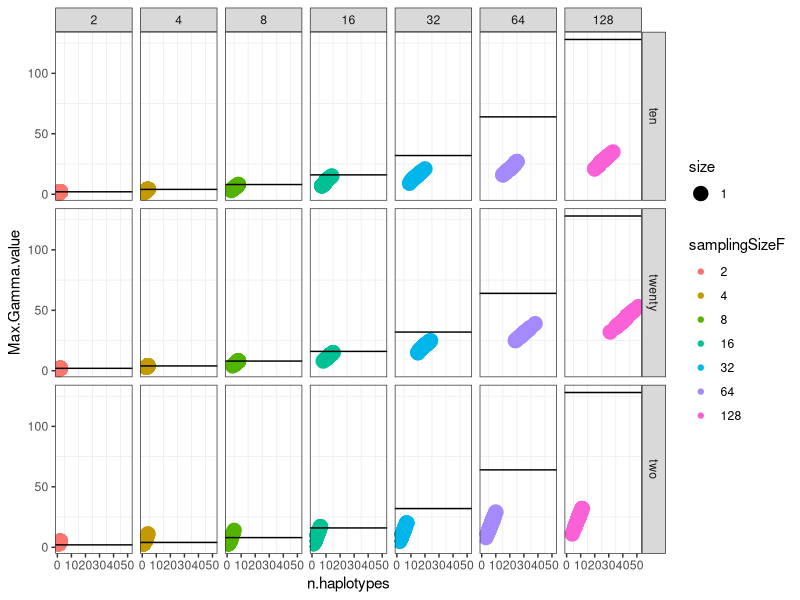
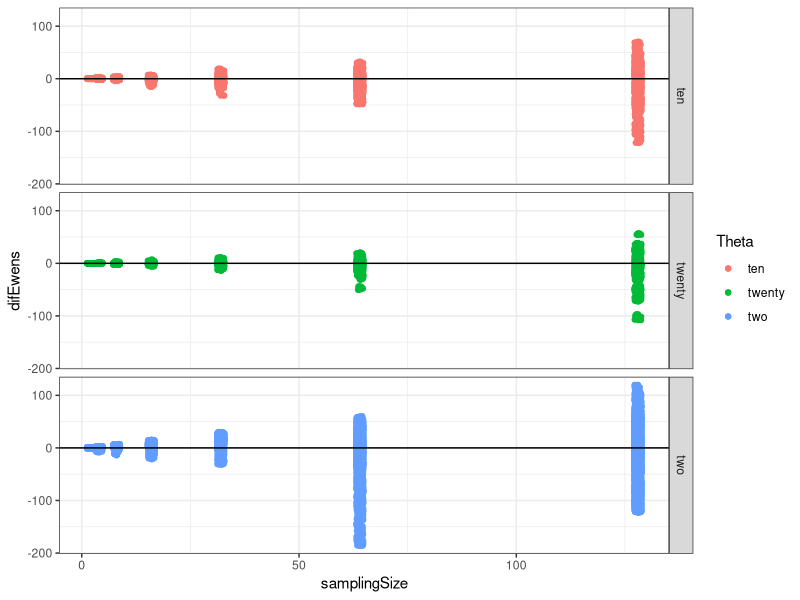

The R source for these figures, in order: (Note: this script raises an error after producing the figures.)
## ---- chunk 1
setwd("~/GitHub/QuBar")

#install.packages("ggplot2")
library(ggplot2)

# now we have the dataframe "gammaData_13jul" with all the updated gamma values 
fullgammaData<-read.csv("gammaData_13Jul.csv",header=T) 
#JOHN: this one is the updated file after your new twist on gamma, I deleted the other one

# taking out data with growth
gammaData<-subset(fullgammaData,fullgammaData$Growth=="no")
droplevels(gammaData)->gammaData

# making factors for the ggplot2 plots
factor(gammaData$samplingSize,levels=c(2,4,8,16,32,64,128))->gammaData$samplingSizeF

# subsetting small sampling sizes to see better what happen there
#minigamma<-gammaData[gammaData$samplingSize<33,]

# plotting with ggplot, need to fix legends
#http://www.cookbook-r.com/Graphs/Legends_(ggplot2)/
# Fig X2a
#ggplot(gammaData, aes(x = samplingSize,y=Max.Gamma.value,fill=Theta,color=Theta)) + theme_bw()+geom_point()+geom_abline()+xlab("simulated sampling size") + ylab("predicted sampling size") 

# Fig X2b
# thinking how to plot the subset of samples sizes where gamma works a little bit better....
#ggplot(minigamma, aes(x = samplingSizeF,y=Max.Gamma.value,fill=Theta,color=Theta)) + theme_bw()+ geom_boxplot(aes(fill=Theta)) + ylim(0,20) + xlab("simulated sampling size") + ylab("predicted sampling size")

#JOHN, trying something different below
fig3<-ggplot(gammaData, aes(x = n.haplotypes,y=Max.Gamma.value,color=samplingSizeF,size=1)) + theme_bw()+geom_point()+facet_grid(Theta~samplingSizeF) 
fig3 + geom_hline(aes(yintercept = 2), subset(gammaData,samplingSize==2))+ geom_hline(aes(yintercept = 4), subset(gammaData,samplingSize==4))+ geom_hline(aes(yintercept = 8), subset(gammaData,samplingSize==8))+ geom_hline(aes(yintercept = 16), subset(gammaData,samplingSize==16))+ geom_hline(aes(yintercept = 32), subset(gammaData,samplingSize==32))+ geom_hline(aes(yintercept = 64), subset(gammaData,samplingSize==64))+ geom_hline(aes(yintercept = 128), subset(gammaData,samplingSize==128))+theme(panel.grid.major = element_blank())

# to put different ablines in different facets we need to make a dataset, and this would be efficient but the order is all messed up so I had to figure out a not so efficient but working way ;)
#hline.data <- data.frame(z = c(2,4,8,16,32,64,128),samplingSizeF = c(2,4,8,16,32,64,128))
#fig3 + geom_hline(aes(yintercept = z), hline.data)
                                                                                                                                                                                  
## ---- chunk 2
library(ggplot2)

# -----observed data------
# load data of number of haplotypes
data <- read.csv("numberHaplotypes.csv",header=T)


# taking out data with growth
minidata <- subset(data,data$Growth == "no")
minidata[,-1] -> minidata
droplevels(minidata) -> minidata
row.names(minidata) <- NULL # cleaning row.names
#View(minidata)

# creating and id to merge later
myObMatrix <- as.matrix(minidata[,c("Theta","n.haplotypes")])
minidata$id <- apply(myObMatrix, 1, paste, collapse=" ")

# -----predicted data------
# load data of Ewens sampling theory
theory <- read.csv("dataSamplingTheory_21Ago2015.csv",header=T)

# round the expected number of haplotypes
round(theory$exp.haplotypes,0) -> theory$exp.round.hap

# create id to merge
myPredMatrix <- as.matrix(theory[,c("theta.df","exp.round.hap")])
theory$id <- apply(myPredMatrix, 1, paste, collapse=" ")
#View(theory)

#---- merge predicted with observed data-----
newdata <- merge(theory,minidata,by="id",all.y=T)
newdata[is.na(newdata$n.df),] # check NA's
newdata[complete.cases(newdata),]->newdata1

# calculate difference between Ewens n and the simulated n
newdata1$samplingSize-newdata1$n.df -> newdata1$difEwens

# check weird stuff
View(subset(newdata1,newdata1$Theta=='two'))

ggplot(newdata1, aes(x=samplingSize, y=difEwens,color=Theta)) + theme_bw()+geom_point()+geom_point(position = "jitter")+geom_hline(yintercept=0)+facet_grid(Theta~.) 

# ----ploting n vs haplotypes----

# to plot Ewens data
ewens <- ggplot(newdata1, aes(x=n.df, y=exp.round.hap,color=Theta)) + theme_bw()+geom_point()+geom_point(position = "jitter")+facet_grid(Theta~.) 

# to plot our data
sims <- ggplot(newdata1, aes(x=samplingSize, y=n.haplotypes,color=Theta)) + theme_bw()+geom_point()+geom_point(position = "jitter")+facet_grid(Theta~.)

# plot both together (I need to run the function from file first)
multiplot(ewens,sims)
## ---- chunk 3
library(ggplot2)
library(plyr)

# we have two types of data:
# "WakeleyData"" has the result of Wakeley formula with all the possible vlues and distributions
# "segsites" has the observed number of seg.sites in the simulations
wakdata<-read.csv("WakeleyData.csv",header=T)
segsites<-read.csv("numberSegSites.csv",header=T)

# making factors for the ggplot2 plots
factor(wakdata$segSites)->wakdata$segsites.f
factor(segsites$samplingSize)->segsites$samplingSize.f

# segsites
# subsetting data with growth
segsites1 <- subset(segsites,segsites$Growth=="no")
droplevels(segsites1) -> segsites1

# here we can check the min and max segregating sites for each combination in our simulation data
tapply(segsites1$n.seg.sites,list(segsites1$Theta,segsites1$samplingSize),min)
tapply(segsites1$n.seg.sites,list(segsites1$Theta,segsites1$samplingSize),max)

# to check the distribution of seg sites in each combination
ggplot(segsites1, aes(n.seg.sites)) + theme_bw()+geom_histogram()+facet_wrap(Theta~samplingSize.f) +theme(panel.grid.major = element_blank())


# subsetting by theta
two<-subset(wakdata,wakdata$Theta=="two")
ten<-subset(wakdata,wakdata$Theta=="ten")
twenty<-subset(wakdata,wakdata$Theta=="twenty")

# here, I'm checking wich is the range of segregating sites (min and max) within each category, and then plotting the subset of Wakeley's curves that match that range
two2<-subset(two,two$segSites<4)
ten2<-subset(ten,ten$segSites<21)

# plotting with ggplot, need to fix legends
#http://www.cookbook-r.com/Graphs/Legends_(ggplot2)/
# Fig X2a
ggplot(ten2, aes(x = n,y=prob,fill=segsites.f,color=segsites.f)) + geom_point()+stat_smooth(method="loess")

ggplot(two2, aes(x = n,y=prob,fill=segsites.f,color=segsites.f)) + geom_point()+stat_smooth(method="loess")


# another option may be to show the histogram of segregating sites for the simulations

segsites<-subset(seg.sites,seg.sites$samplingSize<170 & segsitesfull$Growth=="no")
segsites$samplingSizeF<-as.factor(segsites$samplingSize)

# first we need to subset by theta
two<-subset(segsites,segsites$Theta=="two")
ten<-subset(segsites,segsites$Theta=="ten")
twenty<-subset(segsites,segsites$Theta=="twenty")

# to plot multiples histogram with lattice
with(two,histogram(~n.seg.sites|samplingSizeF,layout=c(1,7)))
with(ten,histogram(~n.seg.sites|samplingSizeF,layout=c(1,7)))
with(twenty,histogram(~n.seg.sites|samplingSizeF,layout=c(1,7)))
with(segsites,histogram(~n.seg.sites|Theta*samplingSize.f))
## ---- chunk 4
library(ggplot2)

all <- read.csv("hap_segSites.csv",header=)
factor(all$samplingSize)->all$samplingSize.f

ggplot(all, aes(x=n.haplotypes, y=n.seg.sites)) + theme_bw()+geom_point()+geom_point(position = "jitter")+facet_grid(Theta~samplingSize.f) 
